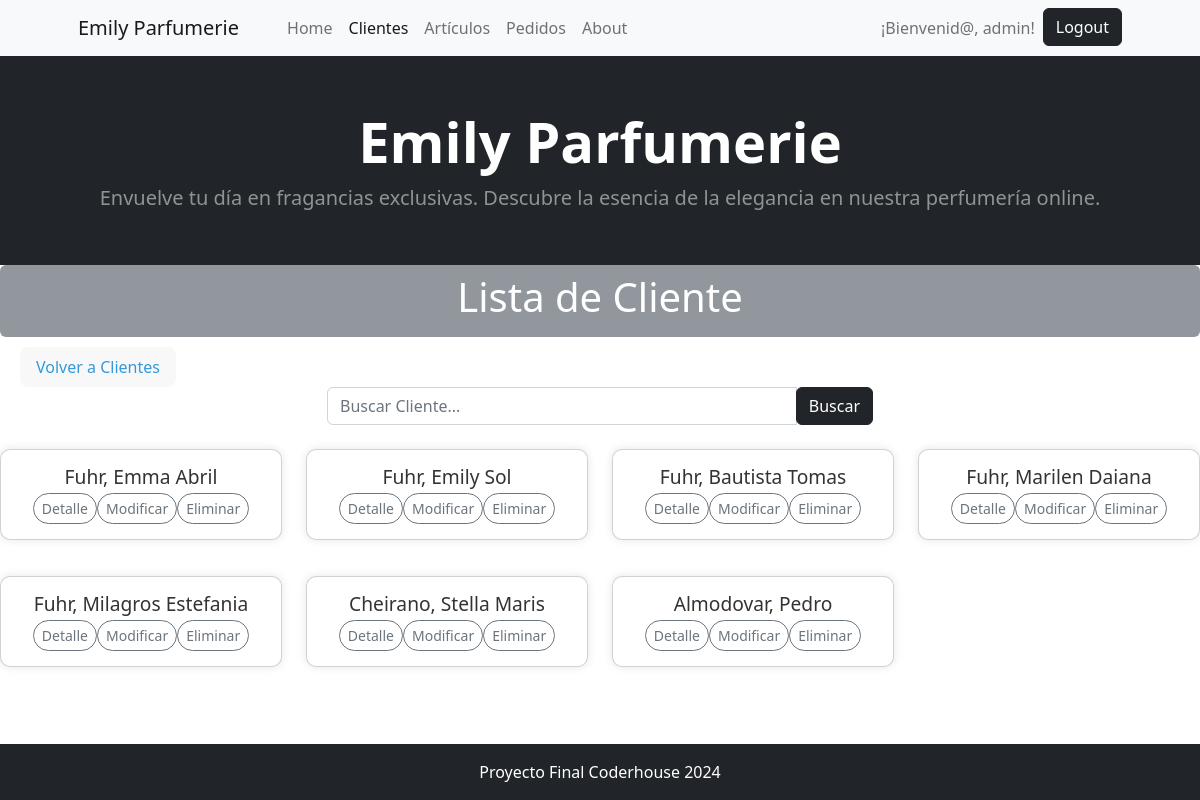
Page /cliente/cliente/list/ (signed in) on the committed database.
### cliente/models.py (models this page shows)
class Cliente(models.Model):
    nombre = models.CharField(max_length=200, verbose_name='Nombre')
    apellido = models.CharField(max_length=200, verbose_name='Apellido')
    dni = models.CharField(max_length=8,verbose_name='DNI', unique=True)
    fecha_nacimiento = models.DateField(null=True, blank=True, verbose_name="Fecha de Nacimiento")
    direccion =  models.CharField(max_length=200, verbose_name='Dirección')
    ciudad =  models.CharField(max_length=200, verbose_name='Ciudad', default='',null=False)
    def __str__(self):
        return f"{self.apellido}, {self.nombre}"
    class Meta:
        verbose_name_plural = "Clientes"
        verbose_name = 'Cliente'

### cliente/views.py (the view)
# urls.py: path("cliente/list/", views.ClienteList.as_view(), name="cliente_list"),
@method_decorator(login_required, name='dispatch')
class ClienteList(ListView):
    model = models.Cliente
    def get_queryset(self):
        queryset = super().get_queryset()
        consulta = self.request.GET.get('consulta')
        if consulta:
            queryset = queryset.filter(
                Q(nombre__icontains=consulta) |
                Q(apellido__icontains=consulta)
            )
        return queryset

### cliente/templates/cliente/cliente_list.html (shortened to what this page needs)
{% extends 'core/base.html' %}
{% block titulo %}
    Lista de Cliente
{% endblock titulo %}
{% block contenido %}
<div style="margin-left: 20px; margin-top: 10px; display: inline-block; background-color: #f8f8f8; color: #3498db; padding: 8px 16px; border-radius: 8px;">
    <a href="{% url 'cliente:home' %}" style="color: #3498db; text-decoration: none;">Volver a Clientes</a>
</div>
<div class="container">
    <div class="row justify-content-center">
        <div class="col-md-6">
            <form class="form-inline" action="{% url 'cliente:cliente_list' %}" method="get">
                <div class="input-group">
                    <input type="text" class="form-control" name="consulta" placeholder="Buscar Cliente...">
                    <div class="input-group-append">
                        <button class="btn btn-dark" type="submit">Buscar</button>
                    </div>
                </div>
            </form>
        </div>
    </div>
</div>
<section class="clientes mt-4">
    <div class="row">
        {% for cliente in object_list %}
            <div class="col-md-3 mb-3">
                <div class="card-container">
                    <div class="card">
                        <div class="card-body">
                            <h3 class="card-title">{{ cliente }}</h3>
                            <div class="d-flex justify-content-center">
                                <a href="{% url 'cliente:cliente_detail' cliente.id %}" class="btn btn-outline-secondary btn-sm rounded-pill">Detalle</a>
                                <a href="{% url 'cliente:cliente_update' cliente.id %}" class="btn btn-outline-secondary btn-sm rounded-pill">Modificar</a>
                                <a href="{% url 'cliente:cliente_delete' cliente.id %}" class="btn btn-outline-secondary btn-sm rounded-pill">Eliminar</a>
                            </div>
                        </div>
                    </div>
                </div>
            </div>
        {% endfor %}
    </div>
</section>
<div style="height: 50px;"></div>
{% endblock contenido %}

### core/templates/core/components/navbar.html (shortened to what this page needs)
<nav class="navbar navbar-expand-lg navbar-light bg-light">
    <div class="container px-4 px-lg-5">
        <a class="navbar-brand" href="{% url 'core:home' %}">Emily Parfumerie</a>
        <div class="collapse navbar-collapse" id="navbarSupportedContent">
            <ul class="navbar-nav me-auto mb-2 mb-lg-0 ms-lg-4">
                <li class="nav-item"><a class="nav-link {% if request.path == "/" %}active{% endif %}" aria-current="page" href="{% url 'core:home' %}">Home</a></li>
            {% if user.is_authenticated %}
                <li class="nav-item"><a class="nav-link {% if "/cliente/cliente" in request.path %}active{% endif %}" href="{% url 'cliente:home' %}">Clientes</a></li>
                <li class="nav-item"><a class="nav-link {% if "/articulo/" in request.path %}active{% endif %}" href="{% url 'articulo:home' %}">Artículos</a></li>
                <li class="nav-item"><a class="nav-link {% if "cliente/pedido" in request.path %}active{% endif %}" href="{% url 'cliente:pedidos' %}">Pedidos</a></li>
            {% endif %}
                <li class="nav-item"><a class="nav-link {% if "/about/" in request.path %}active{% endif %}" href="{% url 'core:about' %}">About</a></li>
            </ul>
            <ul class="navbar-nav ml-auto">
                {% if user.is_authenticated %}
                    <li class="nav-item">
                        <a class="nav-link">¡Bienvenid@, {{ user.username }}!</a>
                    </li>
                    <li class="nav-item ">
                        <form action="{% url 'core:logout' %}" method="post">
                            <button type="submit" class="btn btn-dark ">Logout</button>
                        </form>
                    </li>
                {% else %}
                    <li class="nav-item"><a class="nav-link {% if "/login" in request.path %}active{% endif %}" href="{% url 'core:login' %}">Login</a></li>
                    <li class="nav-item"><a class="nav-link {% if "/register" in request.path %}active{% endif %}" href="{% url 'core:register' %}">Registrarse</a></li>
                {% endif %}
            </ul>
        </div>
    </div>
</nav>

### cliente/templates/cliente/cliente_list.html (style rules this page uses)
.card { max-width: 18rem; margin-bottom: 20px; border-radius: 10px; box-shadow: 0px 0px 10px rgba(0, 0, 0, 0.1); height: 100%; }
.card-body { padding: 15px; height: 100%; }
.card-title { margin-bottom: 5px; font-size: 1.2rem; color: #333; text-align: center; }
.card-container { margin: 0 auto; text-align: center; }

### rows in the picture
Cliente: apellido+nombre "Fuhr, Emma Abril"
Cliente: apellido+nombre "Fuhr, Emily Sol"
Cliente: apellido+nombre "Fuhr, Bautista Tomas"
Cliente: apellido+nombre "Fuhr, Marilen Daiana"
Cliente: apellido+nombre "Fuhr, Milagros Estefania"
Cliente: apellido+nombre "Cheirano, Stella Maris"
Cliente: apellido+nombre "Almodovar, Pedro"

### other values in the picture
{{ user.username }} "admin"
